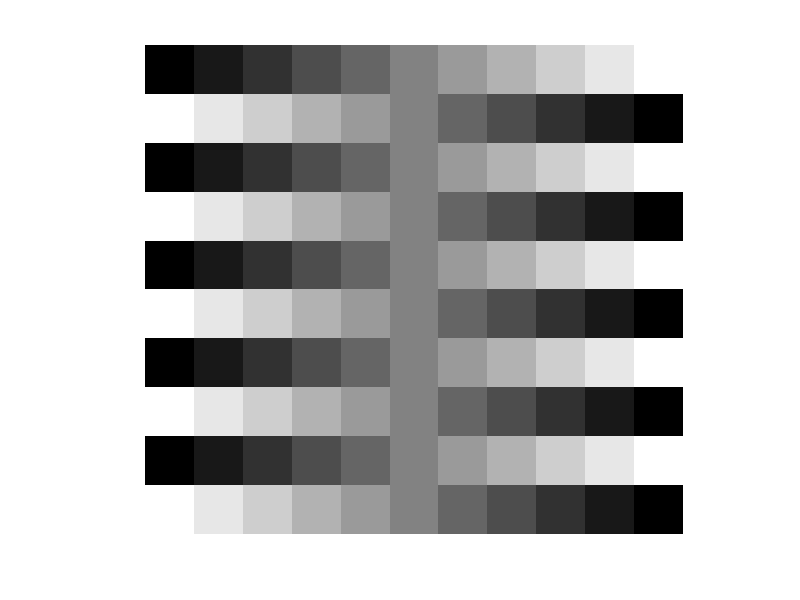
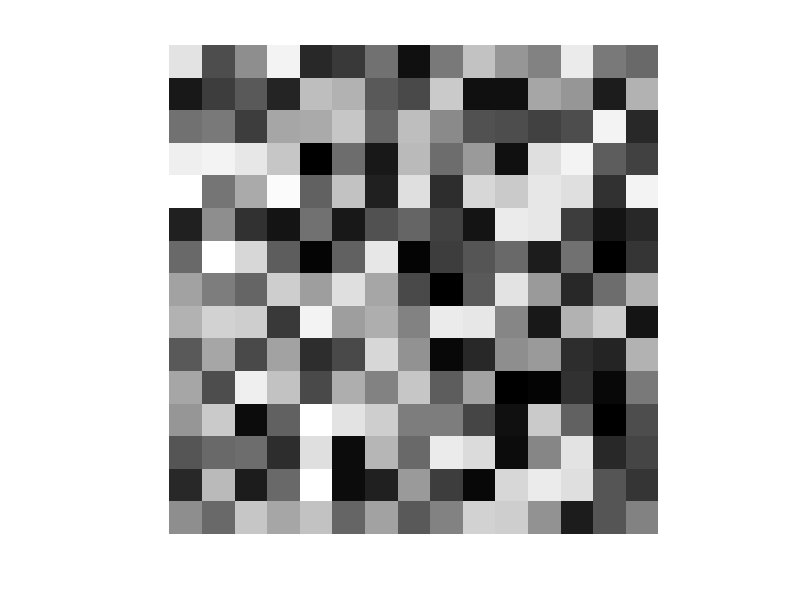
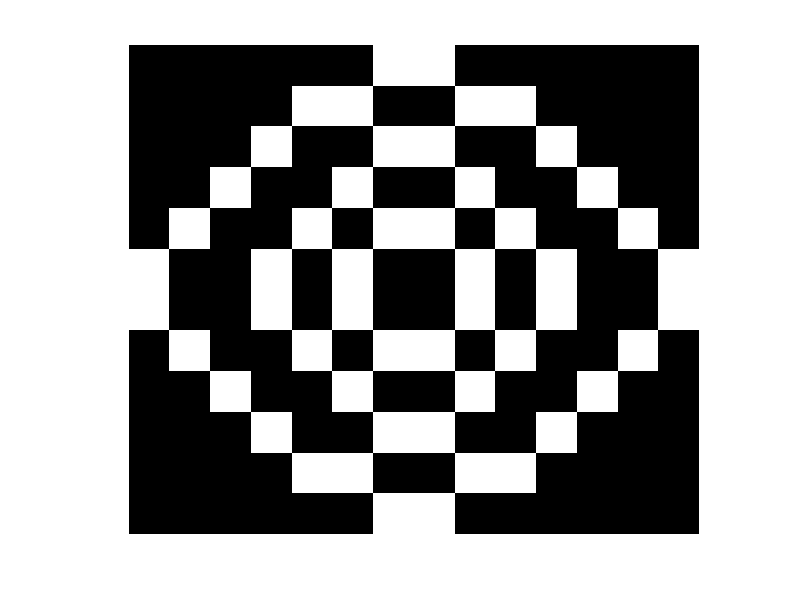

Write MATLAB code to recreate these figures, in order.
hold on
disp('Figure 1 is a graduated one')
figure(1)
A=[0:0.1:1];
C=[0:0.1:1];
E=[0:0.1:1];
G=[0:0.1:1];
I=[0:0.1:1];
K=[0:0.1:1];
B=[1:-0.1:0];
D=[1:-0.1:0];
F=[1:-0.1:0];
H=[1:-0.1:0];
J=[1:-0.1:0];
griglia=[A;B;C;D;E;F;G;H;I;J];
imshow(griglia,'InitialMagnification','fit')
hold off

hold on
disp('Figure 2 is randomly generated')
figure(2)
values2=rand(15,15);
imshow(values2,'InitialMagnification','fit')
hold off

hold on
disp('Figure 3 is a bullseye')
figure(3)
A1=[0 0 0 0 0 0 1 1 0 0 0 0 0 0];
A2=[0 0 0 0 1 1 0 0 1 1 0 0 0 0];
A3=[0 0 0 1 0 0 1 1 0 0 1 0 0 0];
A4=[0 0 1 0 0 1 0 0 1 0 0 1 0 0];
A5=[0 1 0 0 1 0 1 1 0 1 0 0 1 0];
A6=[1 0 0 1 0 1 0 0 1 0 1 0 0 1];
A7=[1 0 0 1 0 1 0 0 1 0 1 0 0 1];
A8=[0 1 0 0 1 0 1 1 0 1 0 0 1 0];
A9=[0 0 1 0 0 1 0 0 1 0 0 1 0 0];
A10=[0 0 0 1 0 0 1 1 0 0 1 0 0 0];
A11=[0 0 0 0 1 1 0 0 1 1 0 0 0 0];
A12=[0 0 0 0 0 0 1 1 0 0 0 0 0 0];
bullseye=[A1;A2;A3;A4;A5;A6;A7;A8;A9;A10;A11;A12];
imshow(bullseye,'InitialMagnification','fit')
hold off

disp('!!!!!!!!Remember to run the command "clear all" so to clear all the cache and the variables stored!!!!!!!')